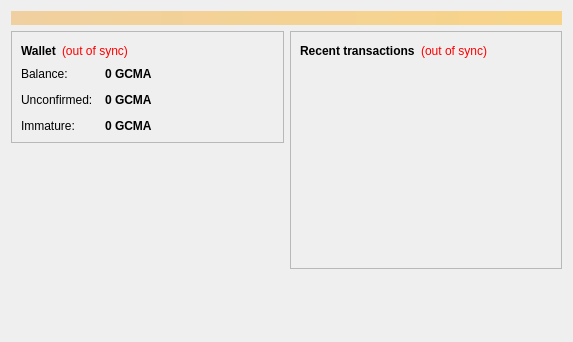
<?xml version="1.0" encoding="UTF-8"?>
<ui version="4.0">
 <class>OverviewPage</class>
 <widget class="QWidget" name="OverviewPage">
  <property name="geometry">
   <rect>
    <x>0</x>
    <y>0</y>
    <width>573</width>
    <height>342</height>
   </rect>
  </property>
  <property name="windowTitle">
   <string>Form</string>
  </property>
  <layout class="QVBoxLayout" name="topLayout">
   <item>
    <widget class="QLabel" name="labelAlerts">
     <property name="visible">
      <bool>false</bool>
     </property>
     <property name="styleSheet">
      <string notr="true">background-color: qlineargradient(x1: 0, y1: 0, x2: 1, y2: 0, stop:0 #F0D0A0, stop:1 #F8D488); color:#000000;</string>
     </property>
     <property name="wordWrap">
      <bool>true</bool>
     </property>
     <property name="margin">
      <number>3</number>
     </property>
    </widget>
   </item>
   <item>
    <layout class="QHBoxLayout" name="horizontalLayout" stretch="1,1">
     <item>
      <layout class="QVBoxLayout" name="verticalLayout_2">
       <item>
        <widget class="QFrame" name="frame">
         <property name="frameShape">
          <enum>QFrame::StyledPanel</enum>
         </property>
         <property name="frameShadow">
          <enum>QFrame::Raised</enum>
         </property>
         <layout class="QVBoxLayout" name="verticalLayout_4">
          <item>
           <layout class="QHBoxLayout" name="horizontalLayout_4">
            <item>
             <widget class="QLabel" name="label_5">
              <property name="font">
               <font>
                <weight>75</weight>
                <bold>true</bold>
               </font>
              </property>
              <property name="text">
               <string>Wallet</string>
              </property>
             </widget>
            </item>
            <item>
             <widget class="QLabel" name="labelWalletStatus">
              <property name="toolTip">
               <string>The displayed information may be out of date. Your wallet automatically synchronizes with the GuccioneCryptoMoneta network after a connection is established, but this process has not completed yet.</string>
              </property>
              <property name="styleSheet">
               <string notr="true">QLabel { color: red; }</string>
              </property>
              <property name="text">
               <string notr="true">(out of sync)</string>
              </property>
              <property name="alignment">
               <set>Qt::AlignLeading|Qt::AlignLeft|Qt::AlignVCenter</set>
              </property>
             </widget>
            </item>
            <item>
             <spacer name="horizontalSpacer_2">
              <property name="orientation">
               <enum>Qt::Horizontal</enum>
              </property>
              <property name="sizeHint" stdset="0">
               <size>
                <width>40</width>
                <height>20</height>
               </size>
              </property>
             </spacer>
            </item>
           </layout>
          </item>
          <item>
           <layout class="QFormLayout" name="formLayout_2">
            <property name="fieldGrowthPolicy">
             <enum>QFormLayout::AllNonFixedFieldsGrow</enum>
            </property>
            <property name="horizontalSpacing">
             <number>12</number>
            </property>
            <property name="verticalSpacing">
             <number>12</number>
            </property>
            <item row="0" column="0">
             <widget class="QLabel" name="label">
              <property name="text">
               <string>Balance:</string>
              </property>
             </widget>
            </item>
            <item row="0" column="1">
             <widget class="QLabel" name="labelBalance">
              <property name="font">
               <font>
                <weight>75</weight>
                <bold>true</bold>
               </font>
              </property>
              <property name="cursor">
               <cursorShape>IBeamCursor</cursorShape>
              </property>
              <property name="toolTip">
               <string>Your current balance</string>
              </property>
              <property name="text">
               <string notr="true">0 GCMA</string>
              </property>
              <property name="textInteractionFlags">
               <set>Qt::LinksAccessibleByMouse|Qt::TextSelectableByKeyboard|Qt::TextSelectableByMouse</set>
              </property>
             </widget>
            </item>
            <item row="1" column="0">
             <widget class="QLabel" name="label_3">
              <property name="text">
               <string>Unconfirmed:</string>
              </property>
             </widget>
            </item>
            <item row="1" column="1">
             <widget class="QLabel" name="labelUnconfirmed">
              <property name="font">
               <font>
                <weight>75</weight>
                <bold>true</bold>
               </font>
              </property>
              <property name="cursor">
               <cursorShape>IBeamCursor</cursorShape>
              </property>
              <property name="toolTip">
               <string>Total of transactions that have yet to be confirmed, and do not yet count toward the current balance</string>
              </property>
              <property name="text">
               <string notr="true">0 GCMA</string>
              </property>
              <property name="textInteractionFlags">
               <set>Qt::LinksAccessibleByMouse|Qt::TextSelectableByKeyboard|Qt::TextSelectableByMouse</set>
              </property>
             </widget>
            </item>
            <item row="2" column="0">
             <widget class="QLabel" name="labelImmatureText">
              <property name="text">
               <string>Immature:</string>
              </property>
             </widget>
            </item>
            <item row="2" column="1">
             <widget class="QLabel" name="labelImmature">
              <property name="font">
               <font>
                <weight>75</weight>
                <bold>true</bold>
               </font>
              </property>
              <property name="toolTip">
               <string>Mined balance that has not yet matured</string>
              </property>
              <property name="text">
               <string notr="true">0 GCMA</string>
              </property>
              <property name="textInteractionFlags">
               <set>Qt::LinksAccessibleByMouse|Qt::TextSelectableByKeyboard|Qt::TextSelectableByMouse</set>
              </property>
             </widget>
            </item>
           </layout>
          </item>
         </layout>
        </widget>
       </item>
       <item>
        <spacer name="verticalSpacer">
         <property name="orientation">
          <enum>Qt::Vertical</enum>
         </property>
         <property name="sizeHint" stdset="0">
          <size>
           <width>20</width>
           <height>40</height>
          </size>
         </property>
        </spacer>
       </item>
      </layout>
     </item>
     <item>
      <layout class="QVBoxLayout" name="verticalLayout_3">
       <item>
        <widget class="QFrame" name="frame_2">
         <property name="frameShape">
          <enum>QFrame::StyledPanel</enum>
         </property>
         <property name="frameShadow">
          <enum>QFrame::Raised</enum>
         </property>
         <layout class="QVBoxLayout" name="verticalLayout">
          <item>
           <layout class="QHBoxLayout" name="horizontalLayout_2">
            <item>
             <widget class="QLabel" name="label_4">
              <property name="text">
               <string>&lt;b&gt;Recent transactions&lt;/b&gt;</string>
              </property>
             </widget>
            </item>
            <item>
             <widget class="QLabel" name="labelTransactionsStatus">
              <property name="toolTip">
               <string>The displayed information may be out of date. Your wallet automatically synchronizes with the GuccioneCryptoMoneta network after a connection is established, but this process has not completed yet.</string>
              </property>
              <property name="styleSheet">
               <string notr="true">QLabel { color: red; }</string>
              </property>
              <property name="text">
               <string notr="true">(out of sync)</string>
              </property>
              <property name="alignment">
               <set>Qt::AlignRight|Qt::AlignTrailing|Qt::AlignVCenter</set>
              </property>
             </widget>
            </item>
            <item>
             <spacer name="horizontalSpacer">
              <property name="orientation">
               <enum>Qt::Horizontal</enum>
              </property>
              <property name="sizeHint" stdset="0">
               <size>
                <width>40</width>
                <height>20</height>
               </size>
              </property>
             </spacer>
            </item>
           </layout>
          </item>
          <item>
           <widget class="QListView" name="listTransactions">
            <property name="styleSheet">
             <string notr="true">QListView { background: transparent; }</string>
            </property>
            <property name="frameShape">
             <enum>QFrame::NoFrame</enum>
            </property>
            <property name="verticalScrollBarPolicy">
             <enum>Qt::ScrollBarAlwaysOff</enum>
            </property>
            <property name="horizontalScrollBarPolicy">
             <enum>Qt::ScrollBarAlwaysOff</enum>
            </property>
            <property name="selectionMode">
             <enum>QAbstractItemView::NoSelection</enum>
            </property>
           </widget>
          </item>
         </layout>
        </widget>
       </item>
       <item>
        <spacer name="verticalSpacer_2">
         <property name="orientation">
          <enum>Qt::Vertical</enum>
         </property>
         <property name="sizeHint" stdset="0">
          <size>
           <width>20</width>
           <height>40</height>
          </size>
         </property>
        </spacer>
       </item>
      </layout>
     </item>
    </layout>
   </item>
  </layout>
 </widget>
 <resources/>
 <connections/>
</ui>
